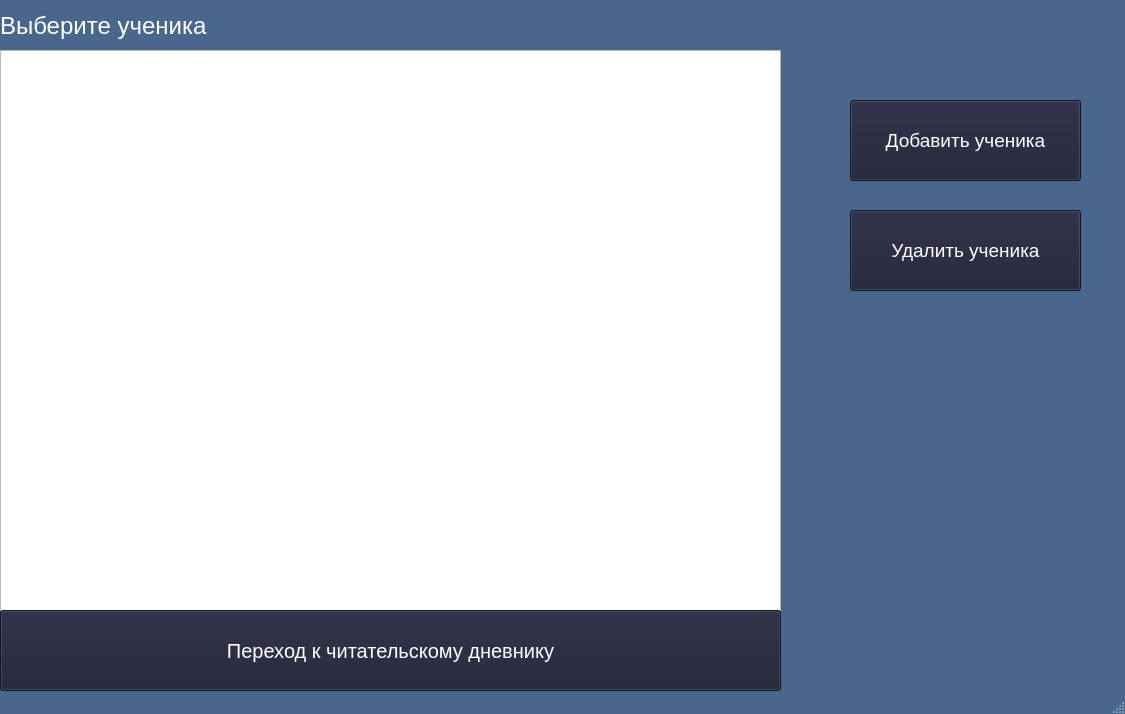
<?xml version="1.0" encoding="UTF-8"?>
<ui version="4.0">
 <class>librarian</class>
 <widget class="QMainWindow" name="librarian">
  <property name="geometry">
   <rect>
    <x>0</x>
    <y>0</y>
    <width>1125</width>
    <height>714</height>
   </rect>
  </property>
  <property name="windowTitle">
   <string>MainWindow</string>
  </property>
  <property name="styleSheet">
   <string notr="true">QMainWindow {
            background-color:#49678D;
        }</string>
  </property>
  <widget class="QWidget" name="centralwidget">
   <widget class="QTableView" name="tableView">
    <property name="geometry">
     <rect>
      <x>0</x>
      <y>50</y>
      <width>781</width>
      <height>561</height>
     </rect>
    </property>
    <property name="styleSheet">
     <string notr="true"/>
    </property>
   </widget>
   <widget class="QLabel" name="label">
    <property name="geometry">
     <rect>
      <x>0</x>
      <y>0</y>
      <width>291</width>
      <height>51</height>
     </rect>
    </property>
    <property name="font">
     <font>
      <pointsize>18</pointsize>
     </font>
    </property>
    <property name="styleSheet">
     <string notr="true">QLabel {
color: white;
}</string>
    </property>
    <property name="text">
     <string>Выберите ученика</string>
    </property>
   </widget>
   <widget class="QPushButton" name="btnAdd">
    <property name="geometry">
     <rect>
      <x>850</x>
      <y>100</y>
      <width>231</width>
      <height>81</height>
     </rect>
    </property>
    <property name="font">
     <font>
      <pointsize>14</pointsize>
     </font>
    </property>
    <property name="styleSheet">
     <string notr="true">QPushButton {
            background-color: #1D1E33;

color: white;

        }</string>
    </property>
    <property name="text">
     <string>Добавить ученика</string>
    </property>
   </widget>
   <widget class="QPushButton" name="btnRemove">
    <property name="geometry">
     <rect>
      <x>850</x>
      <y>210</y>
      <width>231</width>
      <height>81</height>
     </rect>
    </property>
    <property name="font">
     <font>
      <pointsize>14</pointsize>
     </font>
    </property>
    <property name="styleSheet">
     <string notr="true">QPushButton {
            background-color: #1D1E33;

color: white;

        }</string>
    </property>
    <property name="text">
     <string>Удалить ученика</string>
    </property>
   </widget>
   <widget class="QPushButton" name="pushDublicate">
    <property name="geometry">
     <rect>
      <x>0</x>
      <y>610</y>
      <width>781</width>
      <height>81</height>
     </rect>
    </property>
    <property name="font">
     <font>
      <pointsize>15</pointsize>
     </font>
    </property>
    <property name="styleSheet">
     <string notr="true">QPushButton {
            background-color: #1D1E33;

color: white;

        }</string>
    </property>
    <property name="text">
     <string>Переход к читательскому дневнику</string>
    </property>
   </widget>
  </widget>
  <widget class="QStatusBar" name="statusbar"/>
 </widget>
 <resources/>
 <connections/>
</ui>
